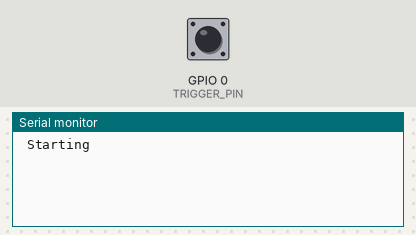
Bench run of a sketch on a simulated ESP32. On the bench: the last lines printed to the serial monitor. Inputs (shaded band) come from the test bench; at power-on: GPIO 0 (TRIGGER_PIN) HIGH. WiFi joins after 1.5 s; servers stay silent unless stated.

Above: at 1.2 s.
1.3 s: GPIO 0 (TRIGGER_PIN) pulled LOW for 0.15 s
At 4.0 s:
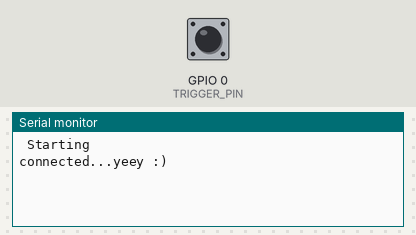
4.3 s: GPIO 0 (TRIGGER_PIN) driven LOW
At 5.4 s:
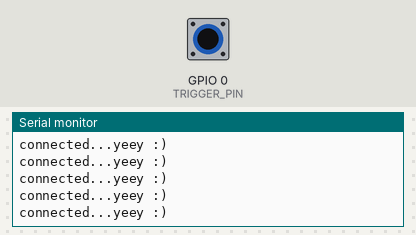

Measured:
- after the input at 1.3 s, the serial monitor: prints a new line after 1.5 s (image 1)

The sketch:

ONDEMAND_ZABOO_CONTROLLER.ino
```cpp
// This Script launch the configuration portal whe a button is trigger
//In a diferent scenary it trys to connect to a previous SSID and PASWORD, if exists
//Diego Avellaneda Torres

#include <WiFiManager.h> // https://github.com/tzapu/WiFiManager

// select which pin will trigger the configuration portal when set to LOW
#define TRIGGER_PIN 0

int timeout = 120; // seconds to run for
WiFiManager wm;
WiFiManagerParameter custom_mqtt_server("server", "mqtt server", "", 40);

void setup() {
    WiFi.mode(WIFI_STA); // explicitly set mode, esp defaults to STA+AP
     Serial.begin(9600);
    Serial.println("\n Starting");
    pinMode(TRIGGER_PIN, INPUT_PULLUP);

}

void loop() {
    // is configuration portal requested?
  if ( digitalRead(TRIGGER_PIN) == LOW) {


    //reset settings - for testing
    //wifiManager.resetSettings();
    wm.addParameter(&custom_mqtt_server);
    //wm.setConfigPortalBlocking(false);
    wm.setSaveParamsCallback(saveParamsCallback);
    // set configportal timeout

    wm.setConfigPortalTimeout(timeout);

    if (!wm.startConfigPortal("OnDemandAP")) {
      Serial.println("failed to connect and hit timeout");
      delay(3000);
      //reset and try again, or maybe put it to deep sleep
      ESP.restart();
      delay(5000);
    }

    //if you get here you have connected to the WiFi
    Serial.println("connected...yeey :)");

  }

}

void saveParamsCallback () {
  Serial.println("Get Params:");
  Serial.print(custom_mqtt_server.getID());
  Serial.print(" : ");
  Serial.println(custom_mqtt_server.getValue());
}
```
